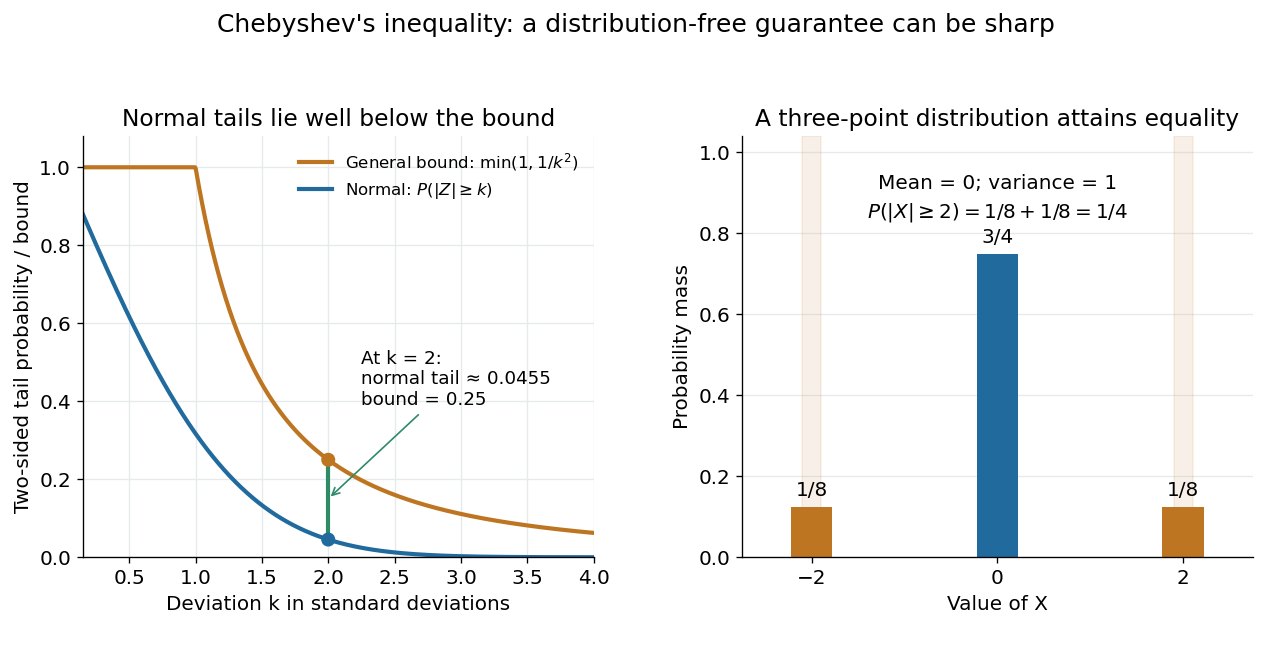

Python code for this plot:
"""Show a general variance bound, a normal tail, and an attaining distribution."""

from math import erfc, sqrt
from pathlib import Path

import matplotlib.pyplot as plt
import numpy as np


def main():
    values = np.array([-2.0, 0.0, 2.0])
    masses = np.array([1 / 8, 3 / 4, 1 / 8])
    assert np.isclose(values @ masses, 0)
    assert np.isclose(values**2 @ masses, 1)
    assert np.isclose(masses[np.abs(values) >= 2].sum(), 1 / 4)
    assert np.isclose(masses[np.abs(values) > 2].sum(), 0)
    assert np.isclose(erfc(2 / sqrt(2)), 0.04550026389635843)
    plt.rcParams.update({"font.size": 12, "axes.titlesize": 14})
    fig, axes = plt.subplots(1, 2, figsize=(10.6, 5.4), dpi=120, facecolor="white")
    k = np.linspace(0.15, 4, 801)
    actual = np.array([erfc(float(v) / sqrt(2)) for v in k])
    bound = np.minimum(1, 1 / k**2)
    ax = axes[0]
    ax.plot(k, bound, color="#be7521", lw=2.5, label=r"General bound: $\min(1,1/k^2)$")
    ax.plot(k, actual, color="#206a9d", lw=2.5, label=r"Normal: $P(|Z|\geq k)$")
    ax.vlines(2, erfc(2 / sqrt(2)), 0.25, color="#2f8a68", lw=2.5)
    ax.scatter([2, 2], [erfc(2 / sqrt(2)), 0.25],
               color=["#206a9d", "#be7521"], s=55, zorder=5)
    ax.annotate("At k = 2:\nnormal tail ≈ 0.0455\nbound = 0.25", xy=(2, 0.15),
                xytext=(2.25, 0.39), fontsize=11,
                arrowprops={"arrowstyle": "->", "color": "#2f8a68"})
    ax.set(xlim=(0.15, 4), ylim=(0, 1.08), xlabel="Deviation k in standard deviations",
           ylabel="Two-sided tail probability / bound", title="Normal tails lie well below the bound")
    ax.legend(loc="upper right", fontsize=10, frameon=False)
    ax.grid(color="#e7eaed")
    ax = axes[1]
    ax.axvspan(-2.1, -1.9, color="#be7521", alpha=0.1)
    ax.axvspan(1.9, 2.1, color="#be7521", alpha=0.1)
    ax.bar(values, masses, width=0.45, color=["#be7521", "#206a9d", "#be7521"])
    for v, p, label in zip(values, masses, ["1/8", "3/4", "1/8"]):
        ax.text(v, p + 0.026, label, ha="center", fontsize=12)
    ax.text(0, 0.91, r"Mean = 0; variance = 1", ha="center", fontsize=12)
    ax.text(0, 0.84, r"$P(|X|\geq2)=1/8+1/8=1/4$", ha="center", fontsize=12)
    ax.set(xlim=(-2.75, 2.75), ylim=(0, 1.04), xticks=values,
           xlabel="Value of X", ylabel="Probability mass",
           title="A three-point distribution attains equality")
    ax.grid(axis="y", color="#e7eaed")
    ax.set_axisbelow(True)
    for ax in axes:
        ax.spines[["top", "right"]].set_visible(False)
    fig.suptitle("Chebyshev's inequality: a distribution-free guarantee can be sharp", fontsize=15)
    fig.subplots_adjust(left=0.065, right=0.985, top=0.79, bottom=0.14, wspace=0.29)
    fig.savefig(Path.cwd() / Path(__file__).with_suffix(".png").name,
                facecolor="white", transparent=False)
    plt.close(fig)


if __name__ == "__main__":
    main()
